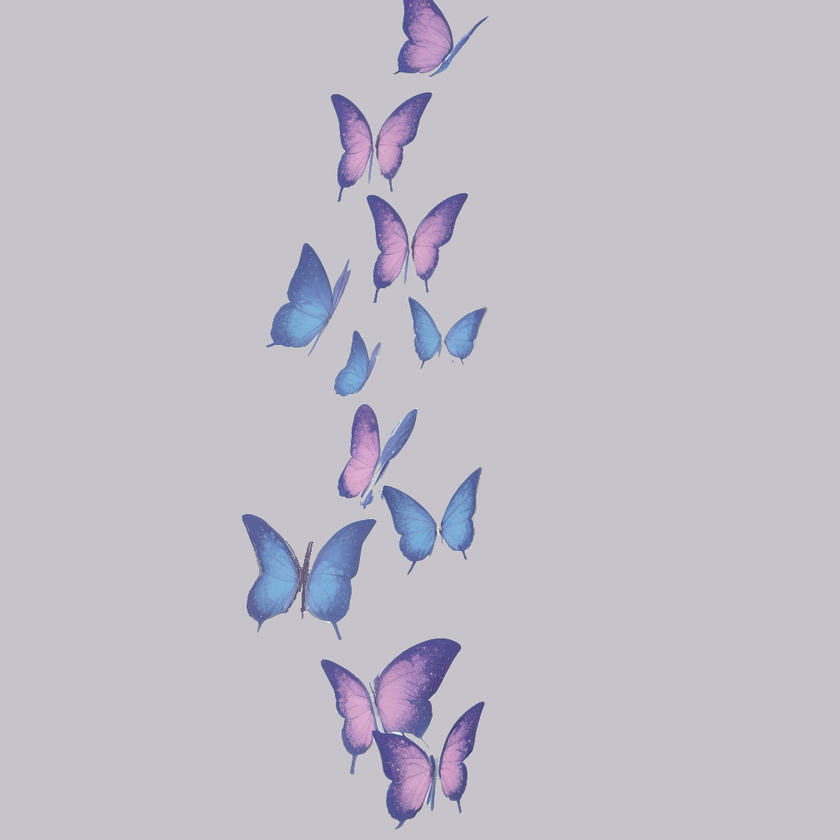
#> input picture butterflychallenge_testimg.png, 840 x 840 px, shrunk from 1008 x 1008 before the run
$ python -i dither_halftone_effects1.py   (imports and definitions only)
#> lines starting #> are read from the running program, lines starting #| are printed output that depends on the picture
#> further down, picture is the input picture: PIL image 840x840 RGBA; mean R, G, B, A 192.8, 190.8, 200, 255
import cv2
import numpy as np
from PIL import Image, ImageFilter
from PIL import Image

# Load the uploaded image
image_path = "/mnt/data/file-AMKnSunP1vtJ93FaFdE4rA"
# [4 lines not run here, left out]
# Define the functions for each effect
def comic_book_halftone_fade(image):
    image = image.convert("L")  # Convert to grayscale
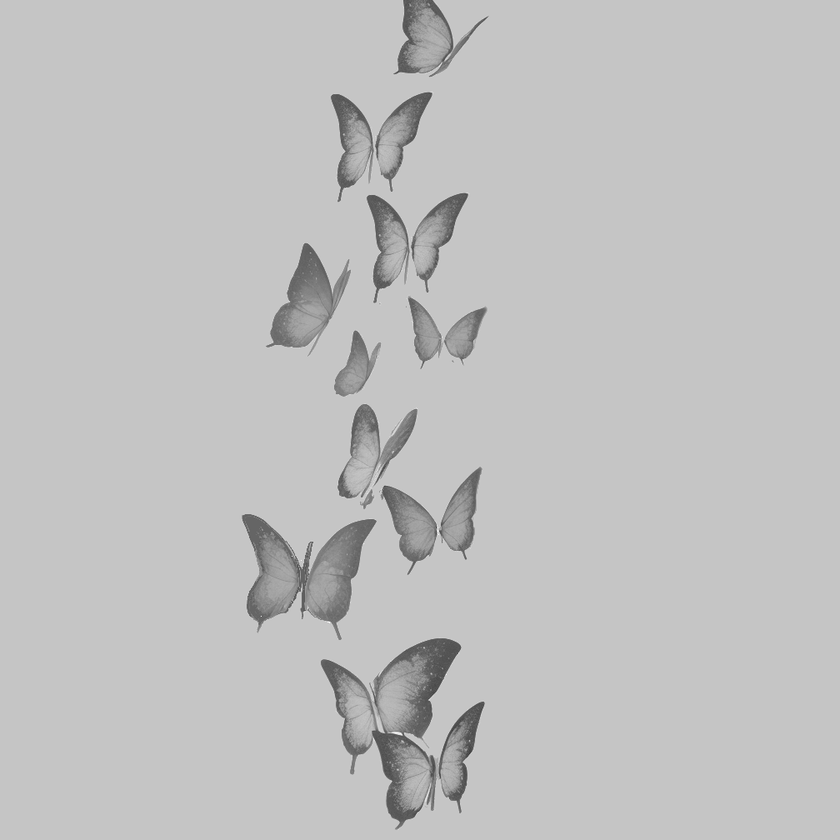
#> image: PIL image 840x840 L; min 55, max 255, mean 192.2
    width, height = image.size
#> width = 840; height = 840
    mask = Image.new("L", (width, height), 255)
#> mask: PIL image 840x840 L; every value is 255

    for y in range(height):
        for x in range(width):
            distance = np.sqrt((x - width / 2) ** 2 + (y - height / 2) ** 2)
            max_distance = np.sqrt((width / 2) ** 2 + (height / 2) ** 2)
            fade_factor = distance / max_distance
            mask.putpixel((x, y), int(fade_factor * 255))
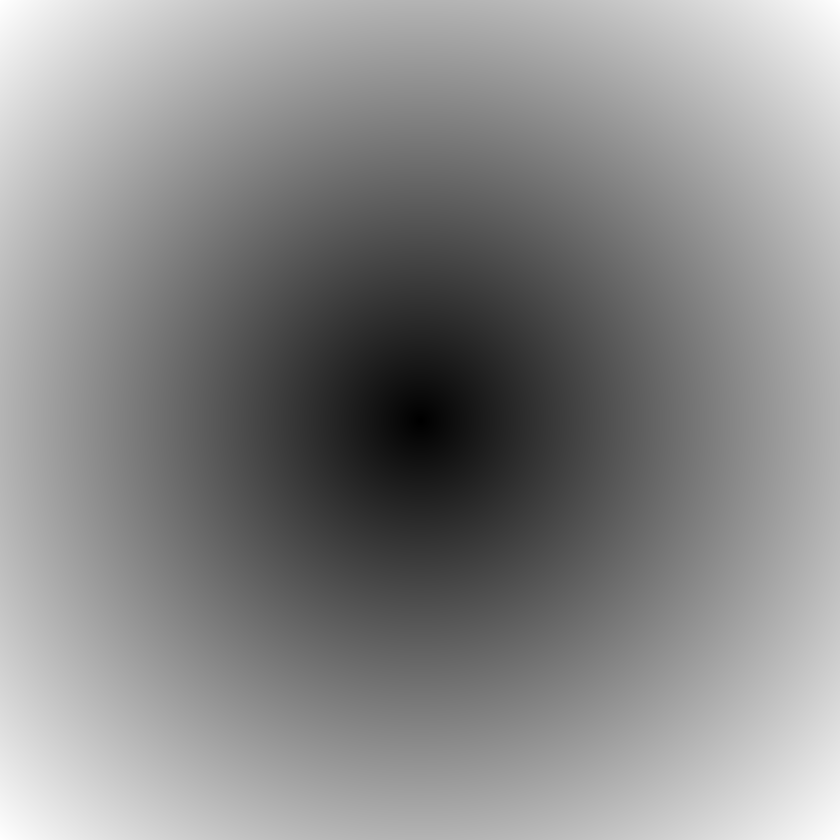
#> mask: PIL image 840x840 L; min 0, max 255, mean 137.5

    halftone = image.filter(ImageFilter.CONTOUR)
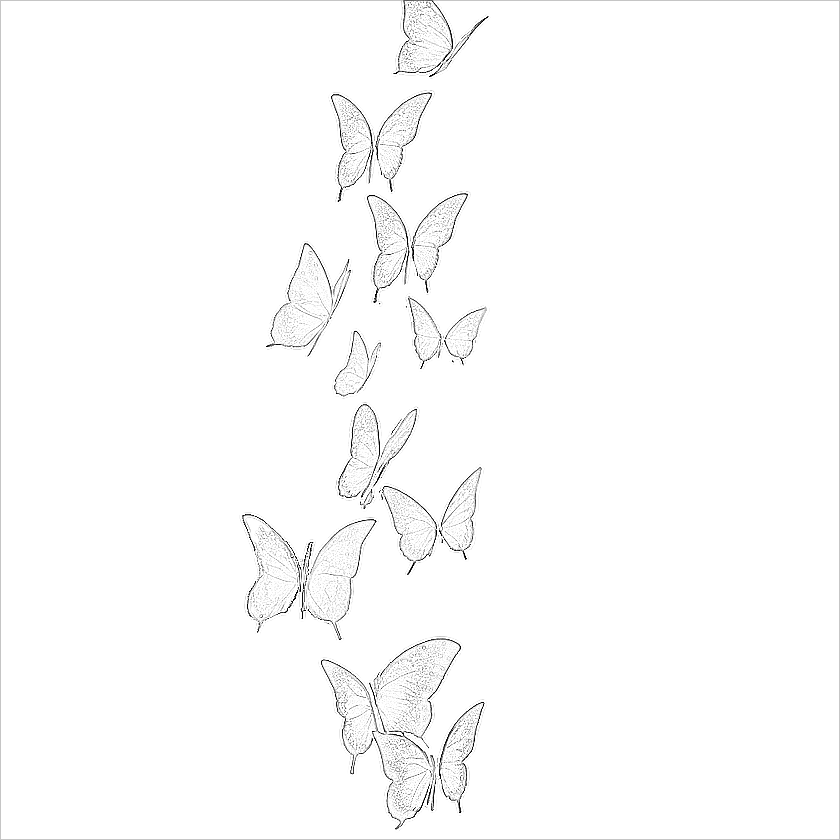
#> halftone: PIL image 840x840 L; min 0, max 255, mean 252
    halftone = Image.composite(image, halftone, mask)
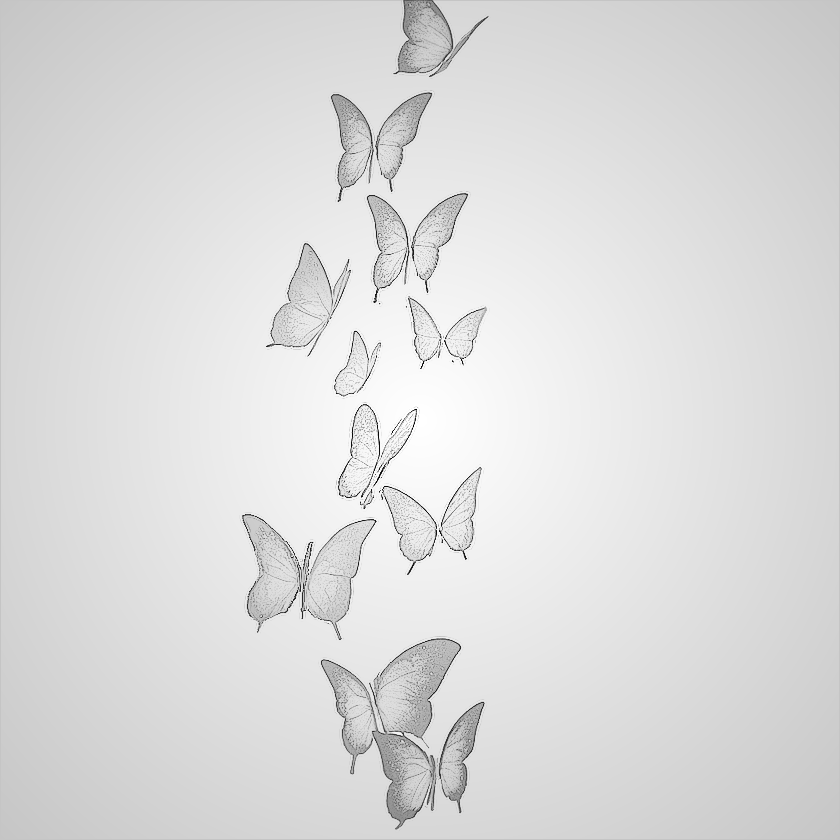
#> halftone: PIL image 840x840 L; min 1, max 255, mean 220.2
    return halftone

def regular_halftone_fade(image):
    image = image.convert("L")  # Convert to grayscale
    width, height = image.size
    mask = Image.new("L", (width, height), 255)

    for y in range(height):
        for x in range(width):
            fade_factor = (x / width + y / height) / 2
            mask.putpixel((x, y), int(fade_factor * 255))

    halftone = image.filter(ImageFilter.CONTOUR)
    halftone = Image.composite(image, halftone, mask)
    return halftone

def ink_washout_effect(image):
    image = image.convert("L")  # Convert to grayscale
    width, height = image.size
    mask = Image.new("L", (width, height), 255)

    for y in range(height):
        for x in range(width):
            fade_factor = (x / width + y / height) / 2
            mask.putpixel((x, y), int(fade_factor * 255))

    washed_out = Image.composite(image, Image.new("L", (width, height), 255), mask)
    return washed_out

# Apply the effects to the image
# [1 line that did not run here, left out]
# [1 line that did not run here, left out]
# [1 line that did not run here, left out]

# Save and display results
# [3 lines not run here, left out]

>>> from PIL import Image
>>> picture = Image.open('../butterflychallenge_testimg.png')
>>> result = comic_book_halftone_fade(picture)
